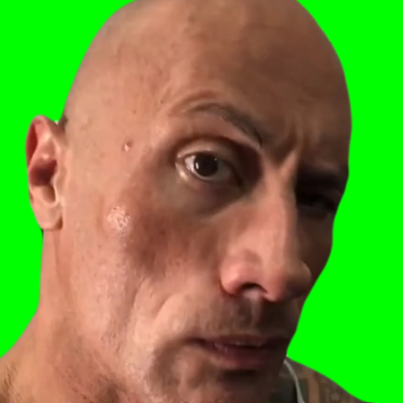
#> input picture assignments/assignment10-computer-vision/the-rock.png, 403 x 403 px
$ python step4.py
#> lines starting #> are read from the running program, lines starting #| are printed output that depends on the picture
"""Step 4: Display the Image at Different Resolutions in the Same Plot"""
from PIL import Image
import matplotlib.pyplot as plt

image_path = "the-rock.png"
image = Image.open(image_path)
#> image is the input picture: PIL image 403x403 RGBA; mean R, G, B, A 110.5, 146.5, 58, 255

small_size = (25, 25)
medium_size = (100, 100)
large_size = (400, 400)

small_image = image.resize(small_size)
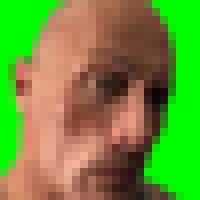
#> small_image: PIL image 25x25 RGBA (shown 8 times larger); mean R, G, B, A 110.8, 146.1, 58.1, 255
medium_image = image.resize(medium_size)
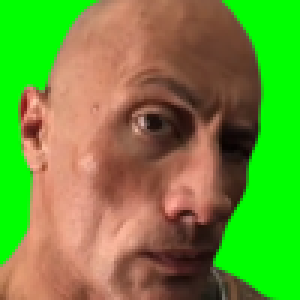
#> medium_image: PIL image 100x100 RGBA (shown 3 times larger); mean R, G, B, A 110.6, 146.4, 58.1, 255
large_image = image.resize(large_size)

fig, axes = plt.subplots(1, 3, figsize=(15, 5))

axes[0].imshow(small_image)
axes[0].set_title("Small Resolution (25x25)")
axes[0].axis('off')

axes[1].imshow(medium_image)
axes[1].set_title("Medium Resolution (100x100)")
axes[1].axis('off')

axes[2].imshow(large_image)
axes[2].set_title("Large Resolution (400x400)")
axes[2].axis('off')

plt.show()
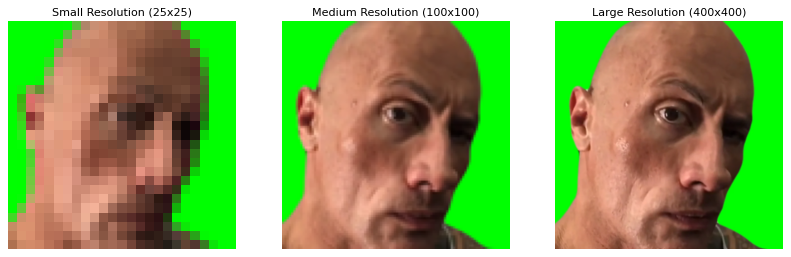
#> figure drawn by matplotlib, 3 panels
